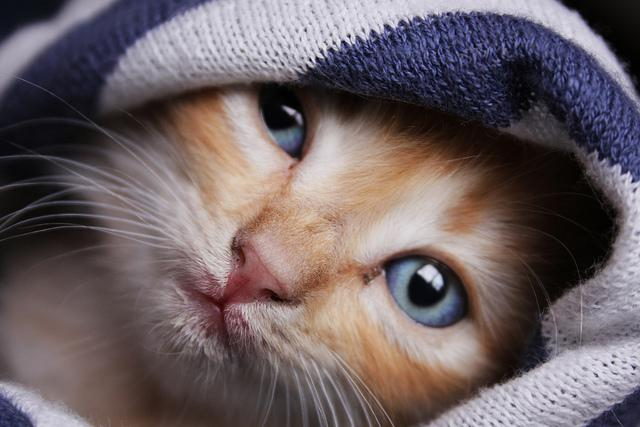
#> input picture temp_img.jpg, 640 x 427 px
$ python -i EdgeDetector.py   (imports and definitions only)
#> lines starting #> are read from the running program, lines starting #| are printed output that depends on the picture; after the words box and inside, x2 and y2 are one past the last pixel; in counts of white or black regions, pixels touching at a corner belong together
from PIL import Image
import numpy as np
import cv2

GAUSSIAN_KERNEL_SIZE = 3
GAUSSIAN_SIGMA = 0

DEFAULT_CANNY_SIGMA = 0.33
DEFAULT_IMAGES_TO_CHOOSE = 5

LOWER_SIGMA_THRESHOLD = 10
UPPER_SIGMA_THRESHOLD = 80

MAXIMUM_IMAGE_SIZE = 1920

class EdgeDetector():

    def __init__(self, fileName):
#> called with fileName = 'temp_img.jpg'
        self.fileName = fileName
        self.image = cv2.imread(fileName)
#> self.image is the input picture: shape (427, 640, 3); mean B, G, R 99.4, 96.4, 108.7
        grayImage = cv2.cvtColor(self.image, cv2.COLOR_BGR2GRAY)
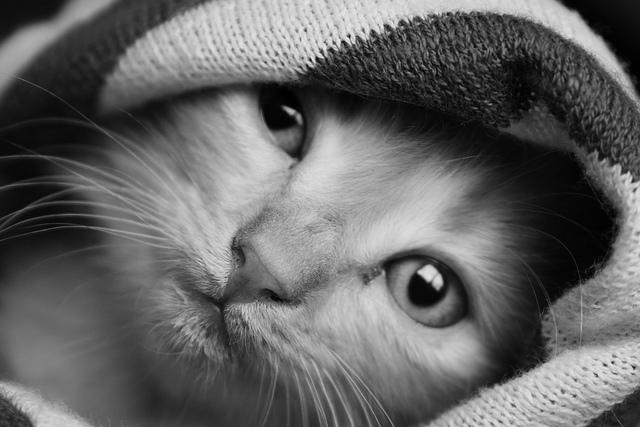
#> grayImage: shape (427, 640); min 0, max 246, mean 100.5
        self.blurred = cv2.GaussianBlur(grayImage,
            (GAUSSIAN_KERNEL_SIZE, GAUSSIAN_KERNEL_SIZE),
            GAUSSIAN_SIGMA)


    def getAutoCannyEdgePoints(self, image, sigma=DEFAULT_CANNY_SIGMA):
#> called with sigma = 0.33
        median = np.median(image)
#> median = 94

        lower = int(max(0, (1.0 - sigma) * median))
#> lower = 62
        upper = int(min(255, (1.0 + sigma) * median))
#> upper = 125
        return cv2.Canny(image, lower, upper)
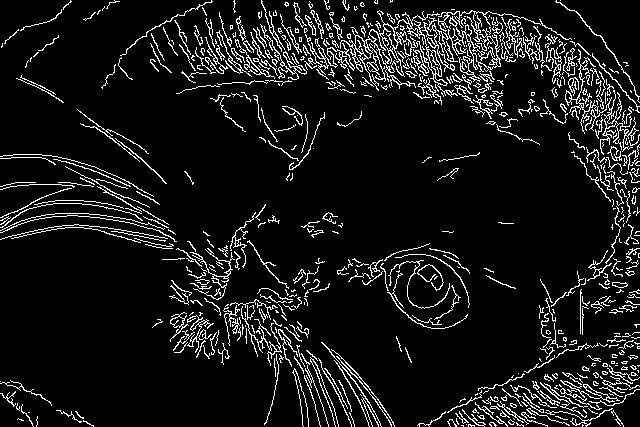
#> returned value: shape (427, 640); 9% white in thin lines or dots

    # [4 lines left out: function getCannyEdges, not called in this run]

    def getCannyImage(self):
        edges = self.getAutoCannyEdgePoints(self.blurred)

        height, width, channels = self.image.shape
#> height = 427; width = 640; channels = 3
        image = self.createCannyImage(width, height, edges)

        return image

    # [54 lines left out: functions chooseCannyImage, createCannySelectionImage, not called in this run]

    def createCannyImage(self, width, height, canny):
#> called with width = 640, height = 427
        image = Image.new("RGB", (width, height))
#> image: PIL image 640x427 RGB; every value is 0
        y = 0
        for row in canny:
            x = 0
            for column in row:
                if column == 255:
                    image.putpixel((x, y), (255, 255, 255))
                x += 1
            y += 1
#> image: PIL image 640x427 RGB; 9% white in thin lines or dots
#> after the loop, y = 427
        return image

>>> result = EdgeDetector('temp_img.jpg').getCannyImage()

$ run again, on colours1.jpg
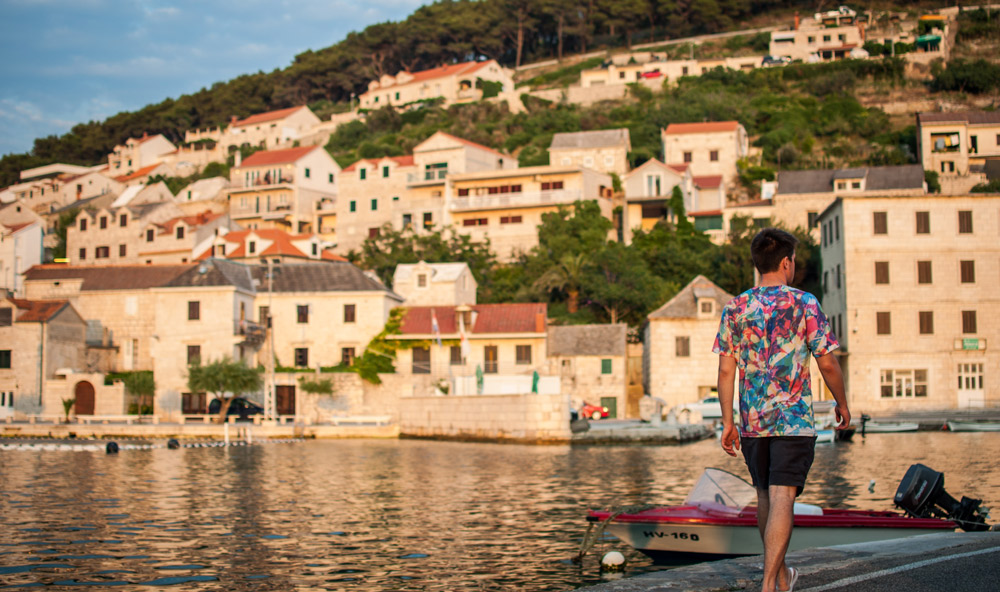
#> input picture colours1.jpg, 1000 x 592 px
#> in __init__, self.image is the input picture: shape (592, 1000, 3); mean B, G, R 97.3, 126.2, 151.9
#> in __init__, `grayImage = cv2.cvtColor(self.image, cv2.COLOR_BGR2GRAY)`:
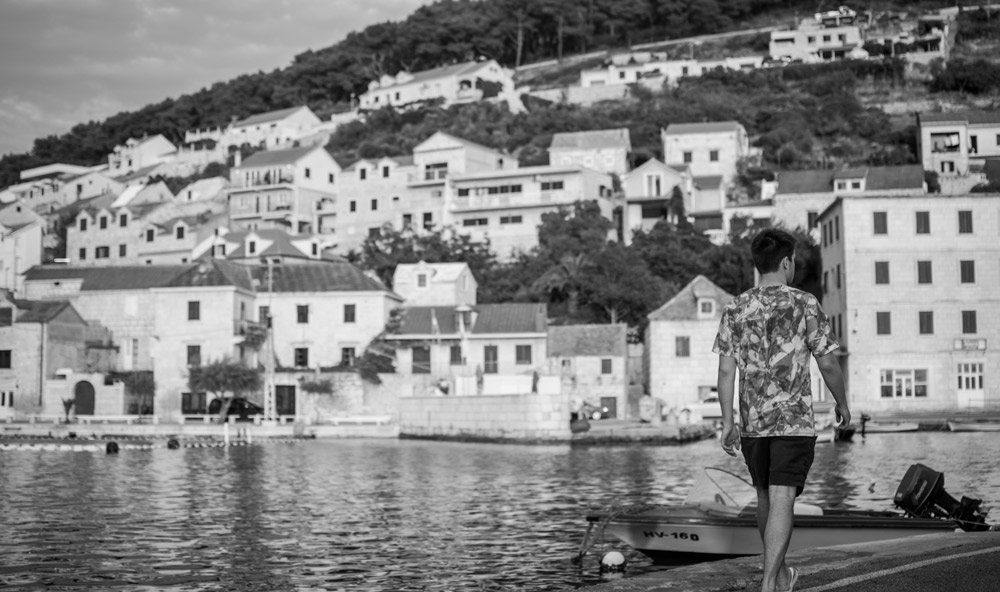
#> grayImage: shape (592, 1000); min 0, max 246, mean 130.6
#> median = 133
#> lower = 89
#> upper = 176
#> in getAutoCannyEdgePoints, `return cv2.Canny(image, lower, upper)`:
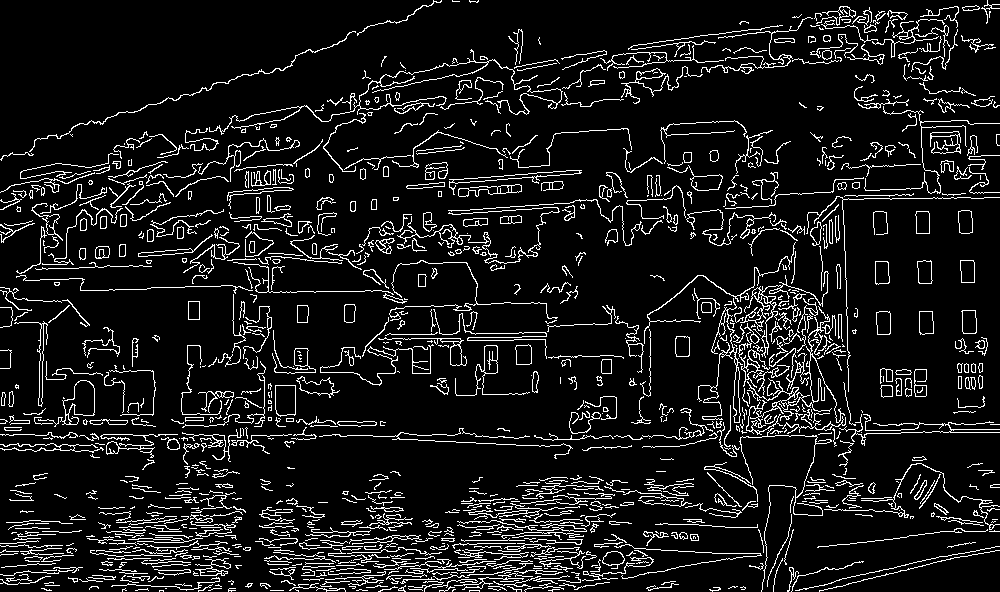
#> returned value: shape (592, 1000); 9.6% white in thin lines or dots
#> after the loop in createCannyImage, `for row in canny:`: y = 592

$ run again, on colours2.jpg
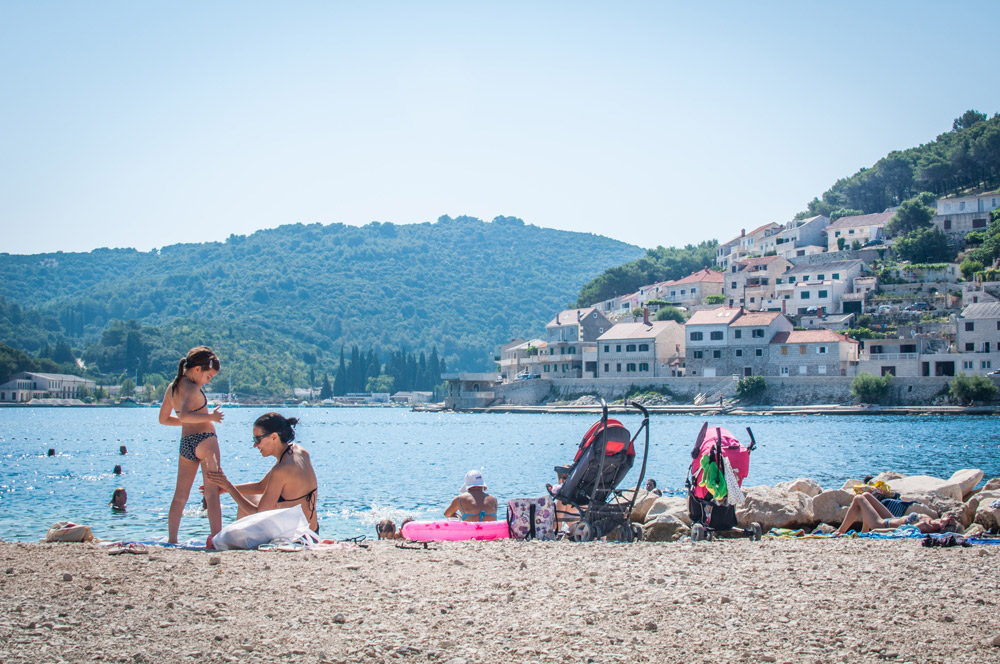
#> input picture colours2.jpg, 1000 x 664 px
#> in __init__, self.image is the input picture: shape (664, 1000, 3); mean B, G, R 191.5, 177.1, 157.3
#> in __init__, `grayImage = cv2.cvtColor(self.image, cv2.COLOR_BGR2GRAY)`:
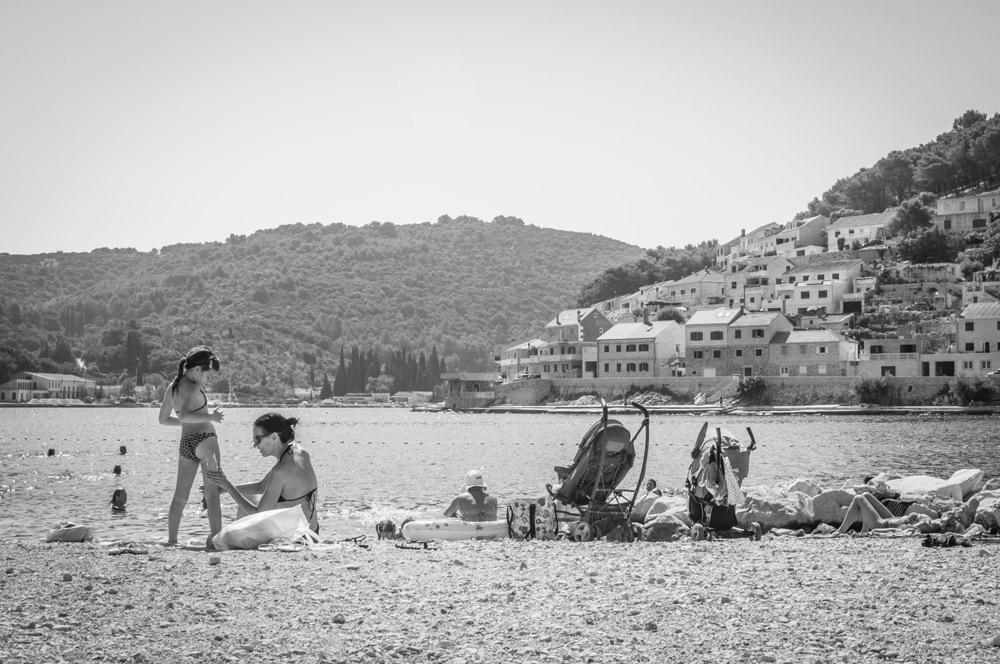
#> grayImage: shape (664, 1000); min 5, max 255, mean 172.8
#> median = 184
#> lower = 123
#> upper = 244
#> in getAutoCannyEdgePoints, `return cv2.Canny(image, lower, upper)`:
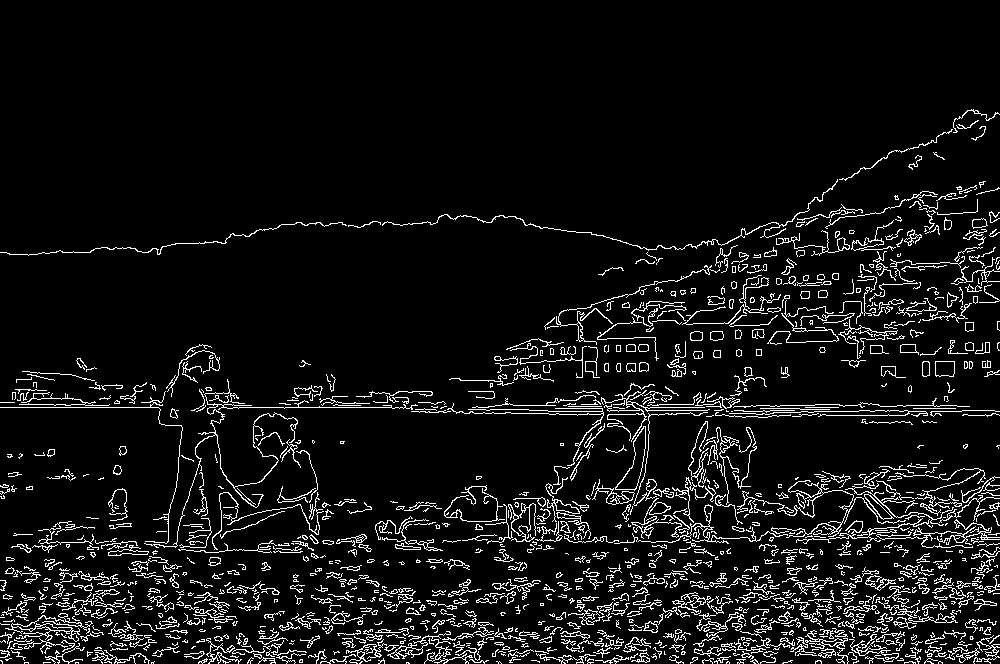
#> returned value: shape (664, 1000); 7.3% white in thin lines or dots, all inside (x1, y1, x2, y2) = (0, 109, 1000, 664)
#> after the loop in createCannyImage, `for row in canny:`: y = 664
